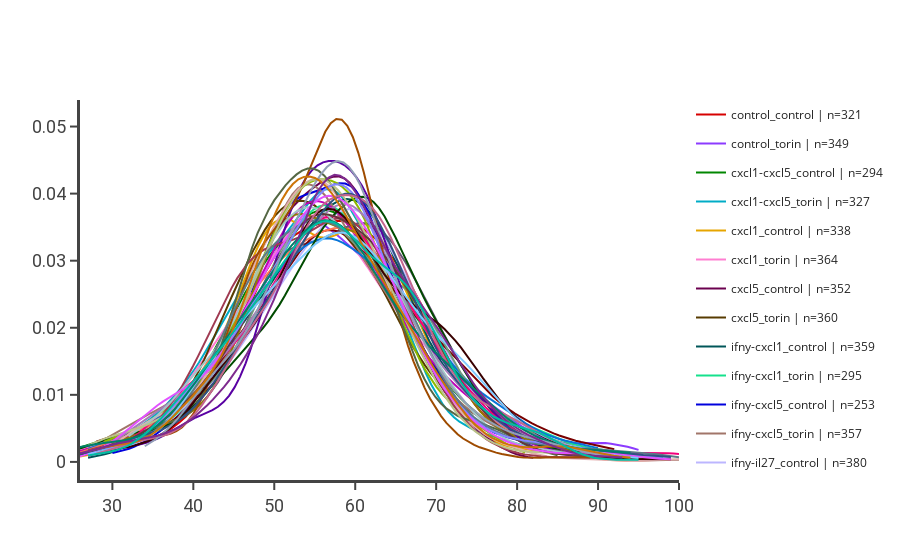

The code cell stored with this chart in its notebook:
### Markdown cell above
## Distribution of nuclear areas for whole experiment

### Code cell
fig = celltk.PlotHelper().histogram_plot(arr['nuc', 'tritc', 'area', :, 0], 
                                         include_kde=True, include_histogram=False,
                                         keys=arr.conditions, histnorm='probability density')
fig.show()
